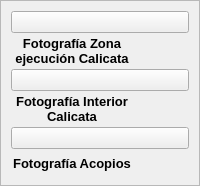
        <widget class="QFrame" name="frameRight">
         <property name="sizePolicy">
          <sizepolicy hsizetype="Expanding" vsizetype="Expanding">
           <horstretch>0</horstretch>
           <verstretch>0</verstretch>
          </sizepolicy>
         </property>
         <property name="minimumSize">
          <size>
           <width>80</width>
           <height>0</height>
          </size>
         </property>
         <property name="maximumSize">
          <size>
           <width>16777215</width>
           <height>16777215</height>
          </size>
         </property>
         <property name="autoFillBackground">
          <bool>false</bool>
         </property>
         <property name="frameShape">
          <enum>QFrame::Shape::StyledPanel</enum>
         </property>
         <property name="frameShadow">
          <enum>QFrame::Shadow::Raised</enum>
         </property>
         <layout class="QGridLayout" name="gridLayout_2">
          <property name="leftMargin">
           <number>10</number>
          </property>
          <property name="topMargin">
           <number>10</number>
          </property>
          <property name="rightMargin">
           <number>10</number>
          </property>
          <property name="bottomMargin">
           <number>10</number>
          </property>
          <property name="horizontalSpacing">
           <number>4</number>
          </property>
          <property name="verticalSpacing">
           <number>3</number>
          </property>
          <item row="3" column="0">
           <widget class="QLabel" name="lblDesc2">
            <property name="sizePolicy">
             <sizepolicy hsizetype="Preferred" vsizetype="Preferred">
              <horstretch>0</horstretch>
              <verstretch>0</verstretch>
             </sizepolicy>
            </property>
            <property name="minimumSize">
             <size>
              <width>0</width>
              <height>0</height>
             </size>
            </property>
            <property name="font">
             <font>
              <pointsize>10</pointsize>
              <bold>true</bold>
             </font>
            </property>
            <property name="text">
             <string>&lt;html&gt;&lt;head/&gt;&lt;body&gt;&lt;p align=&quot;center&quot;&gt;Fotografía Interior Calicata&lt;/p&gt;&lt;/body&gt;&lt;/html&gt;</string>
            </property>
            <property name="alignment">
             <set>Qt::AlignmentFlag::AlignCenter</set>
            </property>
            <property name="wordWrap">
             <bool>true</bool>
            </property>
           </widget>
          </item>
          <item row="1" column="1">
           <widget class="QToolButton" name="toolFoto1Pick">
            <property name="text">
             <string/>
            </property>
            <property name="icon">
             <iconset theme="QIcon::ThemeIcon::FolderOpen"/>
            </property>
            <property name="autoRaise">
             <bool>true</bool>
            </property>
           </widget>
          </item>
          <item row="1" column="0">
           <widget class="QLabel" name="lblDesc1">
            <property name="sizePolicy">
             <sizepolicy hsizetype="Preferred" vsizetype="Preferred">
              <horstretch>0</horstretch>
              <verstretch>0</verstretch>
             </sizepolicy>
            </property>
            <property name="minimumSize">
             <size>
              <width>0</width>
              <height>0</height>
             </size>
            </property>
            <property name="font">
             <font>
              <pointsize>10</pointsize>
              <bold>true</bold>
             </font>
            </property>
            <property name="frameShape">
             <enum>QFrame::Shape::NoFrame</enum>
            </property>
            <property name="text">
             <string>&lt;html&gt;&lt;head/&gt;&lt;body&gt;&lt;p align=&quot;center&quot;&gt;Fotografía Zona ejecución Calicata&lt;/p&gt;&lt;/body&gt;&lt;/html&gt;</string>
            </property>
            <property name="alignment">
             <set>Qt::AlignmentFlag::AlignCenter</set>
            </property>
            <property name="wordWrap">
             <bool>true</bool>
            </property>
           </widget>
          </item>
          <item row="5" column="0">
           <widget class="QLabel" name="lblDesc3">
            <property name="sizePolicy">
             <sizepolicy hsizetype="Preferred" vsizetype="Preferred">
              <horstretch>0</horstretch>
              <verstretch>0</verstretch>
             </sizepolicy>
            </property>
            <property name="minimumSize">
             <size>
              <width>0</width>
              <height>0</height>
             </size>
            </property>
            <property name="font">
             <font>
              <pointsize>10</pointsize>
              <bold>true</bold>
             </font>
            </property>
            <property name="text">
             <string>&lt;html&gt;&lt;head/&gt;&lt;body&gt;&lt;p align=&quot;center&quot;&gt;Fotografía Acopios&lt;/p&gt;&lt;/body&gt;&lt;/html&gt;</string>
            </property>
            <property name="alignment">
             <set>Qt::AlignmentFlag::AlignCenter</set>
            </property>
            <property name="wordWrap">
             <bool>true</bool>
            </property>
           </widget>
          </item>
          <item row="1" column="2">
           <widget class="QToolButton" name="toolFoto1Clear">
            <property name="icon">
             <iconset theme="QIcon::ThemeIcon::EditClear"/>
            </property>
            <property name="autoRaise">
             <bool>true</bool>
            </property>
           </widget>
          </item>
          <item row="3" column="1">
           <widget class="QToolButton" name="toolFoto2Pick">
            <property name="icon">
             <iconset theme="QIcon::ThemeIcon::FolderOpen"/>
            </property>
            <property name="autoRaise">
             <bool>true</bool>
            </property>
           </widget>
          </item>
          <item row="3" column="2">
           <widget class="QToolButton" name="toolFoto2Clear">
            <property name="icon">
             <iconset theme="QIcon::ThemeIcon::EditClear"/>
            </property>
            <property name="autoRaise">
             <bool>true</bool>
            </property>
           </widget>
          </item>
          <item row="5" column="1">
           <widget class="QToolButton" name="toolFoto3Pick">
            <property name="icon">
             <iconset theme="QIcon::ThemeIcon::FolderOpen"/>
            </property>
            <property name="autoRaise">
             <bool>true</bool>
            </property>
           </widget>
          </item>
          <item row="5" column="2">
           <widget class="QToolButton" name="toolFoto3Clear">
            <property name="icon">
             <iconset theme="QIcon::ThemeIcon::EditClear"/>
            </property>
            <property name="autoRaise">
             <bool>true</bool>
            </property>
           </widget>
          </item>
          <item row="2" column="0" colspan="3">
           <widget class="QPushButton" name="btnFoto2">
            <property name="sizePolicy">
             <sizepolicy hsizetype="Expanding" vsizetype="Expanding">
              <horstretch>0</horstretch>
              <verstretch>0</verstretch>
             </sizepolicy>
            </property>
            <property name="minimumSize">
             <size>
              <width>10</width>
              <height>0</height>
             </size>
            </property>
            <property name="maximumSize">
             <size>
              <width>16777215</width>
              <height>16777215</height>
             </size>
            </property>
            <property name="text">
             <string/>
            </property>
            <property name="icon">
             <iconset resource="resources.qrc">
              <normaloff>:/icons/images/camera_thin_dark.svg</normaloff>:/icons/images/camera_thin_dark.svg</iconset>
            </property>
            <property name="iconSize">
             <size>
              <width>150</width>
              <height>150</height>
             </size>
            </property>
            <property name="shortcut">
             <string/>
            </property>
           </widget>
          </item>
          <item row="0" column="0" colspan="3">
           <widget class="QPushButton" name="btnFoto1">
            <property name="sizePolicy">
             <sizepolicy hsizetype="Expanding" vsizetype="Expanding">
              <horstretch>0</horstretch>
              <verstretch>0</verstretch>
             </sizepolicy>
            </property>
            <property name="minimumSize">
             <size>
              <width>10</width>
              <height>0</height>
             </size>
            </property>
            <property name="maximumSize">
             <size>
              <width>16777215</width>
              <height>16777215</height>
             </size>
            </property>
            <property name="text">
             <string/>
            </property>
            <property name="icon">
             <iconset resource="resources.qrc">
              <normaloff>:/icons/images/camera_thin_dark.svg</normaloff>:/icons/images/camera_thin_dark.svg</iconset>
            </property>
            <property name="iconSize">
             <size>
              <width>150</width>
              <height>150</height>
             </size>
            </property>
            <property name="shortcut">
             <string/>
            </property>
           </widget>
          </item>
          <item row="4" column="0" colspan="3">
           <widget class="QPushButton" name="btnFoto3">
            <property name="sizePolicy">
             <sizepolicy hsizetype="Expanding" vsizetype="Expanding">
              <horstretch>0</horstretch>
              <verstretch>0</verstretch>
             </sizepolicy>
            </property>
            <property name="minimumSize">
             <size>
              <width>10</width>
              <height>0</height>
             </size>
            </property>
            <property name="maximumSize">
             <size>
              <width>16777215</width>
              <height>16777215</height>
             </size>
            </property>
            <property name="text">
             <string/>
            </property>
            <property name="icon">
             <iconset resource="resources.qrc">
              <normaloff>:/icons/images/camera_thin_dark.svg</normaloff>:/icons/images/camera_thin_dark.svg</iconset>
            </property>
            <property name="iconSize">
             <size>
              <width>150</width>
              <height>150</height>
             </size>
            </property>
            <property name="shortcut">
             <string/>
            </property>
           </widget>
          </item>
         </layout>
        </widget>
